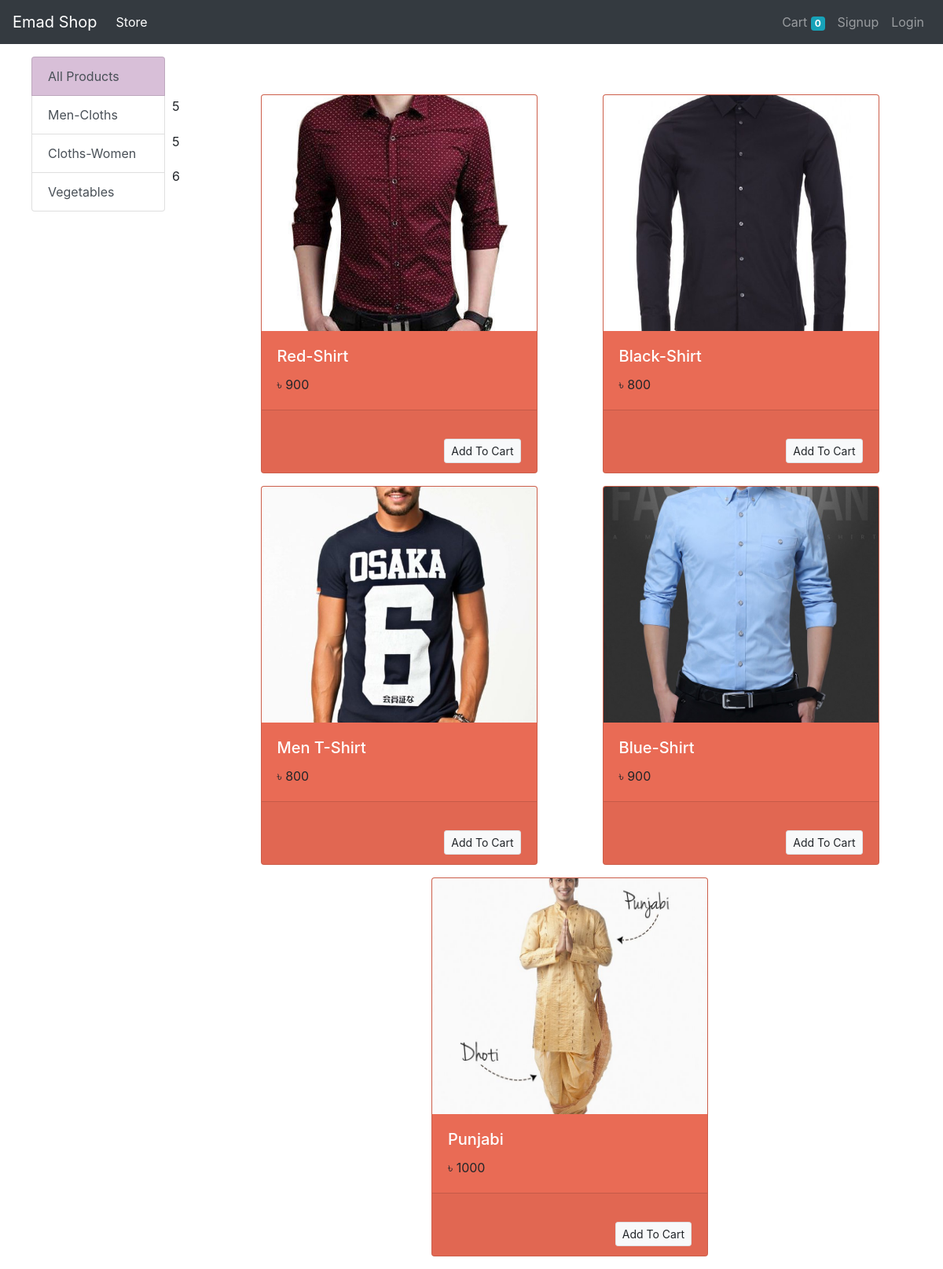
/?category=1, run on the app's committed database.
### store/models/category.py (models this page shows, shortened)
class Category(models.Model):
    name = models.CharField(max_length=20)
    @staticmethod
    def get_all_categories():
        return Category.objects.all()

### store/models/product.py (models this page shows, shortened)
class Product(models.Model):
    name = models.CharField(max_length=50)
    price = models.IntegerField(default=0)
    category = models.ForeignKey(Category, on_delete=models.CASCADE, default=1)
    description = models.CharField(max_length=200, default="", null=True, blank=True)
    image = models.ImageField(upload_to = 'uploads/products/')
    @staticmethod
    def get_all_products_by_categoryid(category_id):
        if category_id:
            return Product.objects.filter(category = category_id)
        else:
            return Product.get_all_products();

### store/views/home.py (the view, shortened to what this page needs)
# urls.py: path("", Index.as_view(), name ="home"),
class Index(View):
    def get(self, request):
        allcategory = Category.objects.all()
        allProducts = Product.objects.all()
        list1 = []
        list2 = []
        for categorys in allcategory:
            list1.append(categorys.name)
        print("#########################")
        for products in allProducts:
            list2.append(products.category.name)
        mencloth = 0
        womencloth = 0
        vegetables = 0
        for i in range(len(list2)):
            if list1[0] == list2[i]:
                mencloth += 1
            elif list1[1] == list2[i]:
                womencloth += 1
            elif list1[2] == list2[i]:
                vegetables += 1
        cart = request.session.get('cart')
        if not cart:
            request.session['cart'] = {}
        products = None
        categories = Category.get_all_categories()
        categoryId = request.GET.get('category')
        i = 0
        if categoryId:
            products = Product.get_all_products_by_categoryid(categoryId)
        else:
            products = Product.get_all_products()
        data = {}
        data['products'] = products
        data["categories"] = categories
        data["mencloth"] = mencloth
        data["womencloth"] = womencloth
        data["vegetables"] = vegetables
        print("You Are: ", request.session.get('email'))
        return render(request, "index.htm", data)

### store/templatetags/cart.py (called while the page is built)
@register.filter(name='is_in_cart')
def is_in_cart(product, cart):
    keys = cart.keys()
    for id in keys:
        if int(id) == product.id:
            return True
    return False

### store/templatetags/custom_filter.py (called while the page is built)
@register.filter(name='currency')
def currency(number):
    return "৳ "+str(number)

### store/templates/index.htm (shortened to what this page needs)
{% extends 'base.htm' %}
{% block content %}
{% load cart %}
{% load custom_filter %}
<div class="container-fluid mt-3">
<div class="row">
    <div class="col-lg-2 mx-auto">
        <div class="list-group">
            <a href="/" class="list-group-item list-group-item-action jio1">All Products</a>
            {% for category in categories %}
            <a href="/?category={{category.id}}" class="list-group-item list-group-item-action newmain">{{category.name}}</a>
            {% endfor %}
        </div>
    </div>
            <div class="col-lg-1  call1" style="position: absolute; left: 17%;">
            <p class="p-0 nice1" style="margin-top: 73%; "> {{mencloth}} </p>
            <p class="arround p-0 nice2" style="margin-top: 30%; ">{{womencloth}}</p>
            <p class="arround p-0 nice3" style="margin-top: 29%; ">{{vegetables}}</p>
        </div>
    <div id="products"  class="col-lg-9 mx-auto mt-5">
        <div class="row mx-auto">
            {% for prods in products %}
            <div class="card mx-auto mb-3" style="width: 22rem;" id="{{prods.id}}">
                <img src="{{prods.image.url}}" class="card-img-top" alt="...">
                <div class="card-body">
                  <h5 class="card-title text-white">{{prods.name}}</h5>
                  <p class="card-text">{{prods.price|currency}}</p>
                </div>
                <div class="card-footer">
                    {% if prods|is_in_cart:request.session.cart %}
                    <div class="row   no-gutters">
                        <form action="/#{{prods.id}}" method="POST" class="col-2">
                            {% csrf_token %}
                            <input hidden  name="product" type="text" value='{{prods.id}}'>
                            <input hidden  name="remove" type="text" value='True'>
                            <input type="submit" value="-" class=" btn btn-block btn-info">
                        </form>
                        <div class="text-center col">
                            {{prods|cart_quantity:request.session.cart}} in Cart
                        </div>
                        <form action="/#{{prods.id}}" method="POST" class="col-2">
                            {% csrf_token %}
                            <input hidden  name="product" type="text" value='{{prods.id}}'>
                            <input type="submit" value="+" class=" btn btn-block btn-info">
                        </form>
                    </div>
                    {% else %}
                    <form action="/#{{prods.id}}" method="POST" class="btn-block">
                        <input  type="submit" class="btn float-right btn-light border btn-sm mt-4"  value="Add To Cart"></input>
                    </form>
                    {% endif %}
                </div>
              </div>
            {% endfor %}
            </div>
    </div>
</div>
</div>
{% endblock %}

### store/templates/index.htm (style rules this page uses)
.jio1 { background-color: thistle; }
.card { background-color: rgb(233, 107, 85); }
.card img { width: 100%; height: 300px; object-fit: cover; }

### data on the page
Category: name "Men-Cloths"
Category: name "Cloths-Women"
Category: name "Vegetables"
Product: image (picture), name "Red-Shirt", price "৳ 900"
Product: image (picture), name "Black-Shirt", price "৳ 800"
Product: image (picture), name "Men T-Shirt", price "৳ 800"
Product: image (picture), name "Blue-Shirt", price "৳ 900"
Product: image (picture), name "Punjabi", price "৳ 1000"

### other printed values
{{ request.session.cart.keys|length }} "0"
{{ mencloth }} "5"
{{ womencloth }} "5"
{{ vegetables }} "6"
